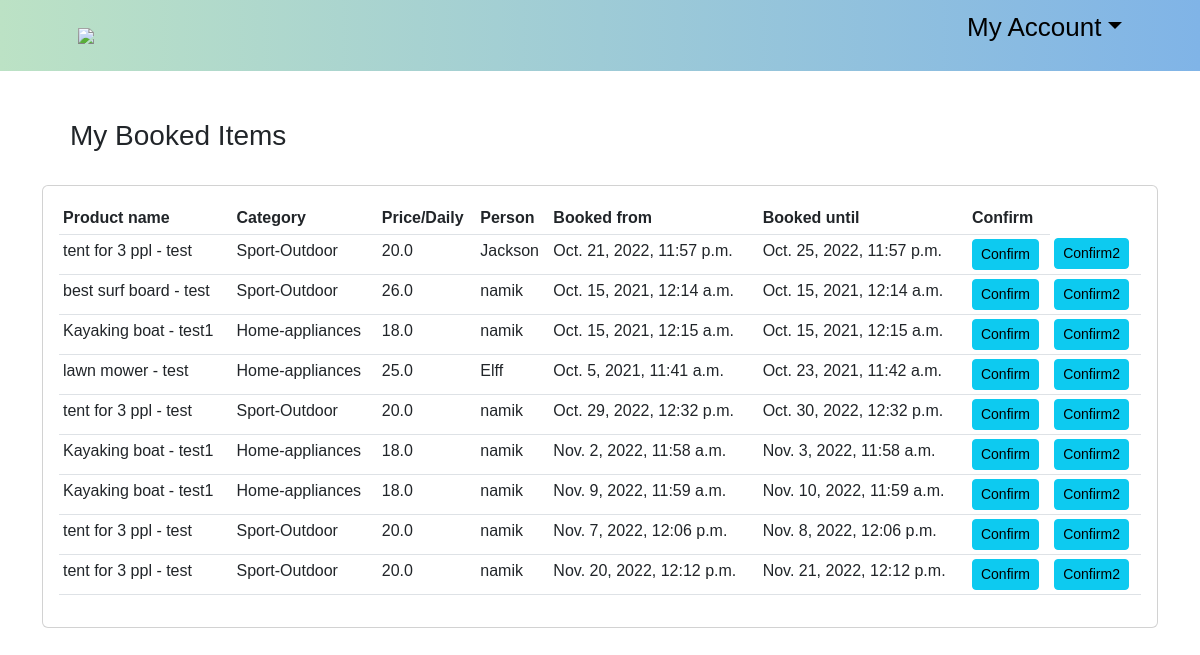
The app's page /my-booked-items/2/ (signed in), older data.
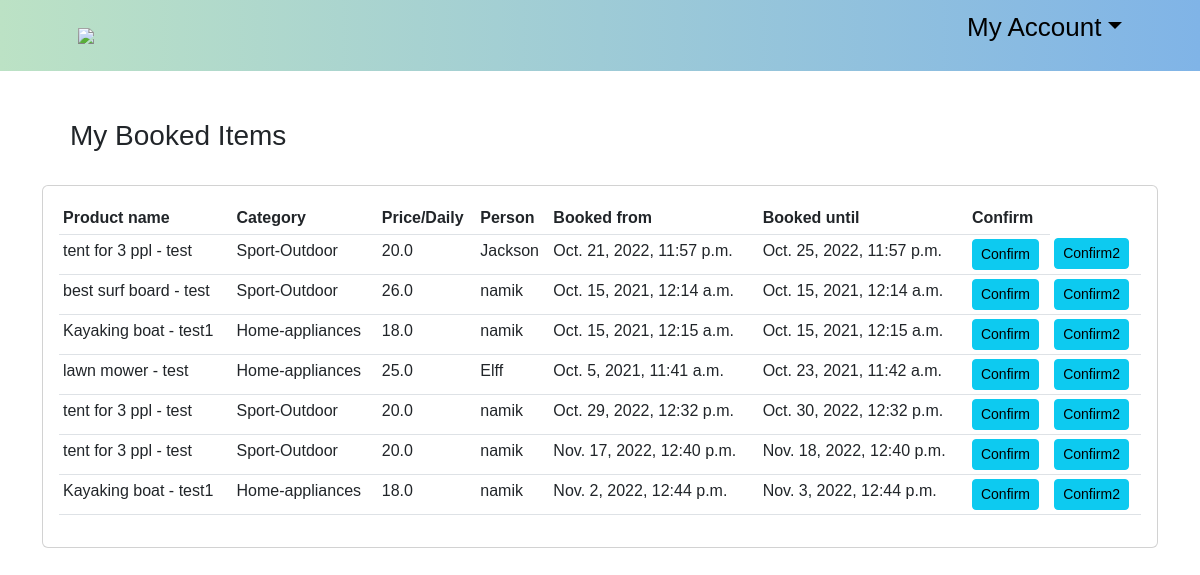
The same page, newer data.
### ecommerce/models.py (models this page shows, shortened)
class Order_list(models.Model):
    STATUS = (('Pending', 'Pending'),
              ('Out for delivery', 'Out_for_delivery'),
              ('Delivered', 'Delivered'))
    customer = models.ForeignKey(Customer, null=True, on_delete=models.SET_NULL)
    product = models.ForeignKey(Product, null=True, on_delete=models.SET_NULL)
    date_ordered = models.DateTimeField(auto_now_add=True, null=True)
    complete = models.BooleanField(default=True)
    rent_from = models.DateTimeField(null=True)
    rent_to = models.DateTimeField(null=True)
    id = models.AutoField(primary_key=True)

class Product(models.Model):
    CATEGORY = (
                ('Sport-Outdoor', 'Sport & Outdoor'),
                ('Drones-cameras', 'Drones & cameras'),
                ('Electronics', 'Electronics'),
                ('Home-appliances', 'Home appliances'),
                ('Musical-equipments', 'Musical equipments'),
                ('Accessories','Accessories'),
                )
    customer = models.ForeignKey(Customer, null=True, on_delete=models.SET_NULL)
    name = models.CharField(max_length=200, null=True)
    price = models.FloatField(null=True)
    category = models.CharField(max_length=200, null=True,choices=CATEGORY)
    description = models.CharField(max_length=200, null=True, blank=True)
    date_created= models.DateTimeField(auto_now_add=True, null=True)
    available_from = models.DateTimeField(null=True)
    available_to = models.DateTimeField(null=True)
    item_pic = models.ImageField( null=True)
    item_pic_2 = models.ImageField(null=True, blank=True)
    item_pic_3 = models.ImageField(null=True, blank=True)
    item_pic_4 = models.ImageField(null=True, blank=True)
    def __str__(self):
        return self.name

class Customer (models.Model):
    user= models.OneToOneField(User, null=True, on_delete=models.CASCADE)
    name = models.CharField(max_length=100, null=True)
    phone=models.CharField(max_length=100, null=True)
    email=models.CharField(max_length=100, null=True)
    date_created= models.DateTimeField(auto_now_add=True)
    address = models.CharField(verbose_name="Address", max_length=100, null=True, blank=True)
    town = models.CharField(verbose_name="Town/City", max_length=100, null=True, blank=True)
    post_code = models.CharField(verbose_name="Post Code", max_length=8, null=True, blank=True)
    country = models.CharField(verbose_name="Country", max_length=100, null=True, blank=True)
    latitude = models.CharField(verbose_name="Latitude", max_length=50, null=True, blank=True)
    longitude = models.CharField(verbose_name="Longitude", max_length=50, null=True, blank=True)
    def __str__(self):
        return self.name

### ecommerce/views.py (the view)
# urls.py: path('my-booked-items/<str:pk>/', views.mybookeditems, name='mybookeditems'),
@login_required(login_url='login')
def mybookeditems(request, pk):
    customer = Customer.objects.get(id=pk)
    form = OrderForm(instance=customer)
    orders = Order_list.objects.all()
    context = {'form':form, 'customer':customer,'orders':orders}
    return render(request, 'my_booked_items.html', context)

### templates/my_booked_items.html (shortened to what this page needs)
<!DOCTYPE html>
{% extends 'old/main.html' %}
{% load static%}
{% load crispy_forms_tags %}
	{% block content %}
			<br><br><h3>&emsp;My Booked Items </h3><br>
			<div class="card card-body" style="overflow-y:auto; ">
				<table class="table table-sm">
					<tr>
						<th>Product name</th>
						<th>Category</th>
						<th>Price/Daily</th>
						<th>Person</th>
						<th>Booked from</th>
						<th>Booked until</th>
						<th>Confirm</th>
					</tr>
					{% for i in orders %}
						{% if i.product.customer == request.user.customer %}
							<tr>
								<td>{{ i.product }}</td>
								<td>{{ i.product.category }}</td>
								<td>{{ i.product.price }}</td>
								<td>{{ i.customer }}</td>
								<td>{{ i.rent_from }}</td>
								<td>{{ i.rent_to }}</td>
								<td><a id="se" onclick="Confirm()" class = "btn btn-sm btn-info" href="{% url 'confirmation' i.id %}">Confirm</a></td>
								<td><a id="sev" onclick="Confirm2()" class = "btn btn-sm btn-info" href="#">Confirm2</a></td>
							</tr>
						{%endif%}
					{% endfor %}
				</table>
			</div>
	{% endblock content %}

Row changes from the older to the newer data that the page shows:
removed Order_list: product "Kayaking boat - test1", product.category "Home-appliances", product.price "18.0", customer "namik", rent_from "Nov. 2, 2022, 11:58 a.m.", rent_to "Nov. 3, 2022, 11:58 a.m."
removed Order_list: product "Kayaking boat - test1", product.category "Home-appliances", product.price "18.0", customer "namik", rent_from "Nov. 9, 2022, 11:59 a.m.", rent_to "Nov. 10, 2022, 11:59 a.m."
removed Order_list: product "tent for 3 ppl - test", product.category "Sport-Outdoor", product.price "20.0", customer "namik", rent_from "Nov. 7, 2022, 12:06 p.m.", rent_to "Nov. 8, 2022, 12:06 p.m."
removed Order_list: product "tent for 3 ppl - test", product.category "Sport-Outdoor", product.price "20.0", customer "namik", rent_from "Nov. 20, 2022, 12:12 p.m.", rent_to "Nov. 21, 2022, 12:12 p.m."
added Order_list: product "tent for 3 ppl - test", product.category "Sport-Outdoor", product.price "20.0", customer "namik", rent_from "Nov. 17, 2022, 12:40 p.m.", rent_to "Nov. 18, 2022, 12:40 p.m."
added Order_list: product "Kayaking boat - test1", product.category "Home-appliances", product.price "18.0", customer "namik", rent_from "Nov. 2, 2022, 12:44 p.m.", rent_to "Nov. 3, 2022, 12:44 p.m."
